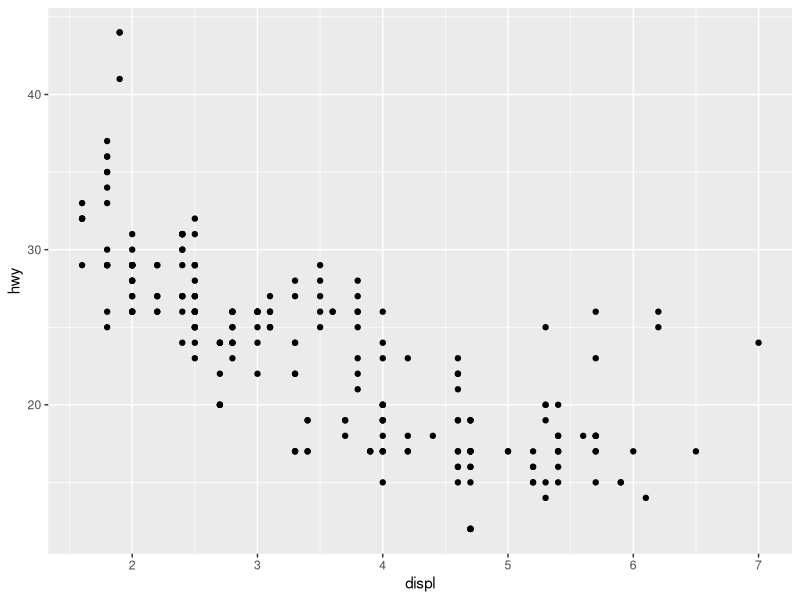
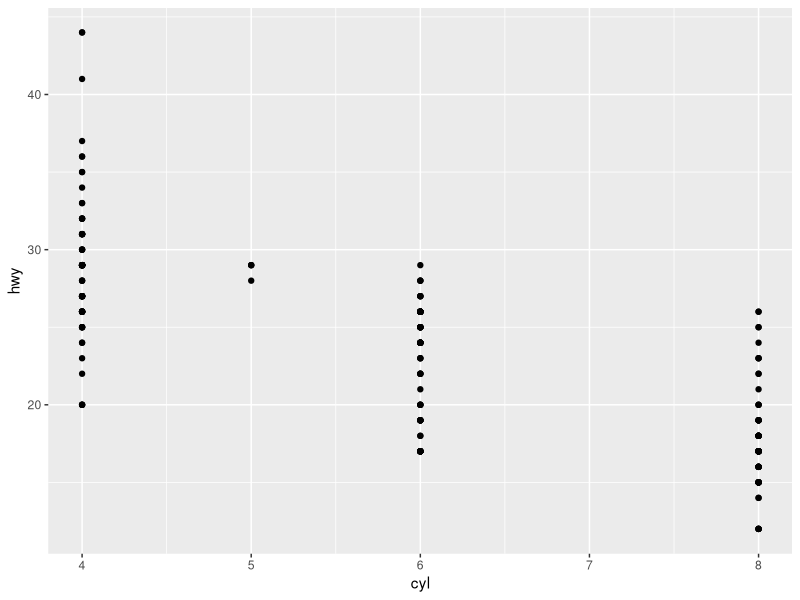
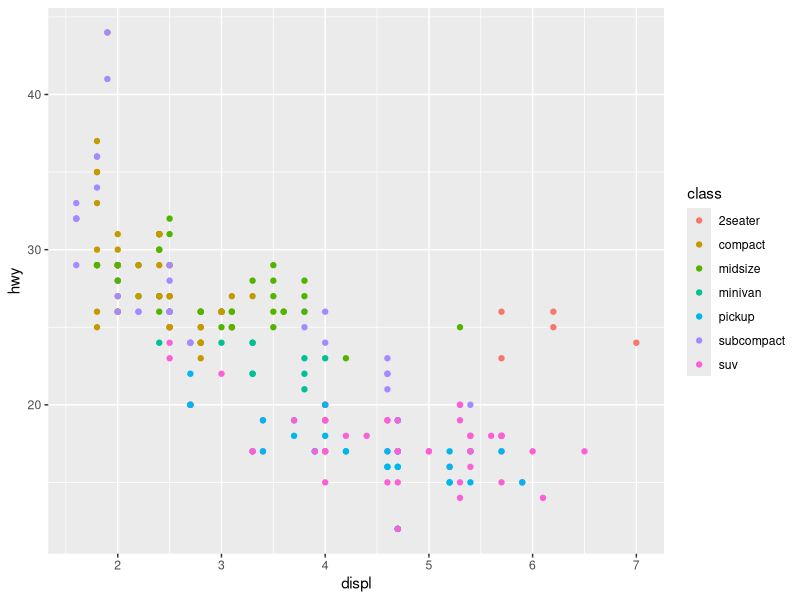
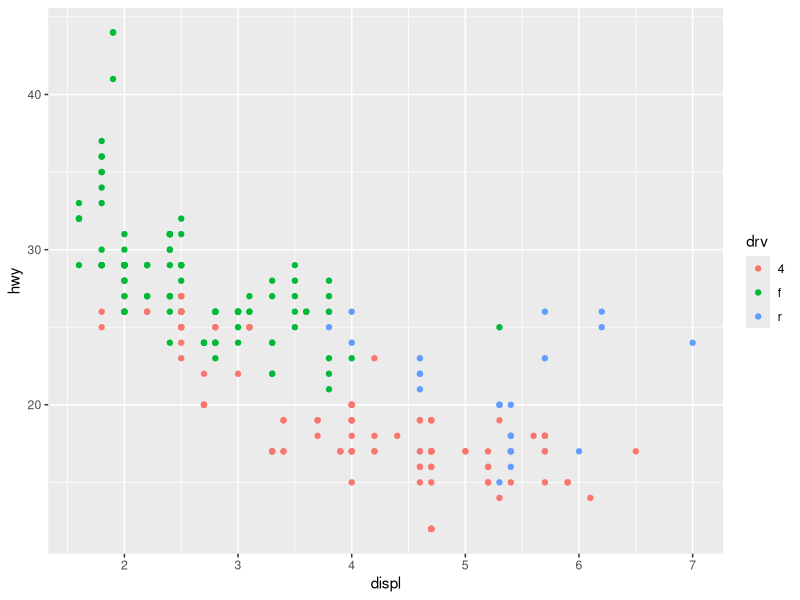
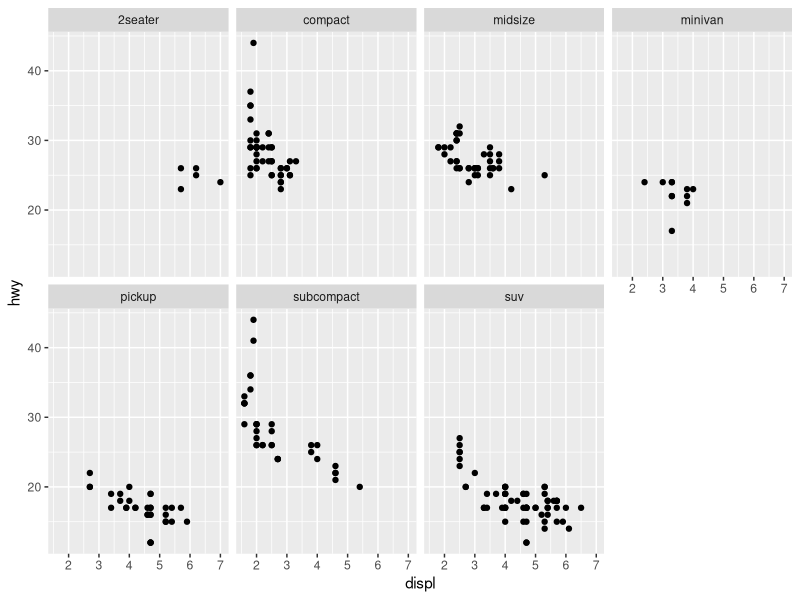
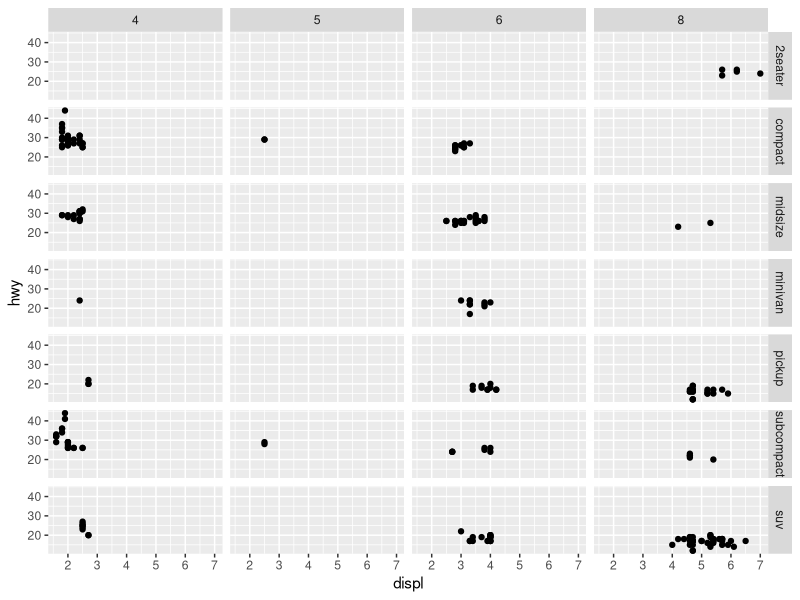
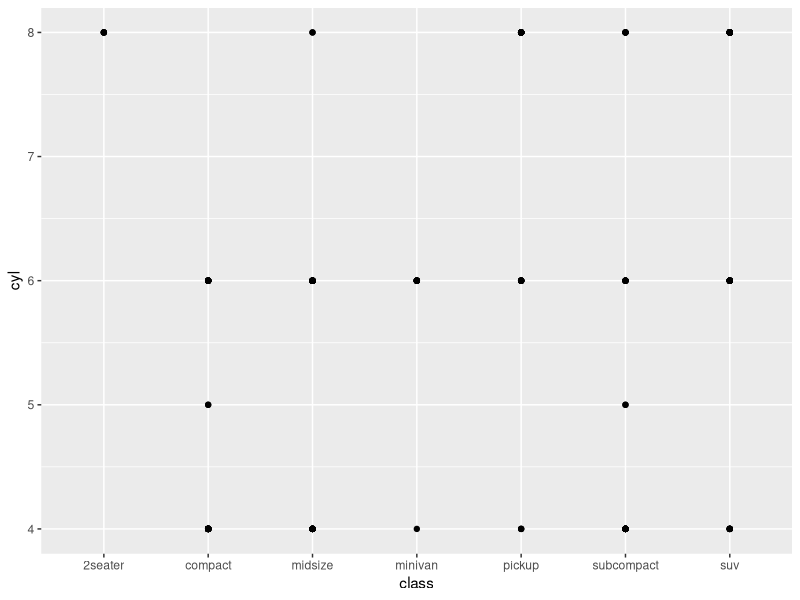
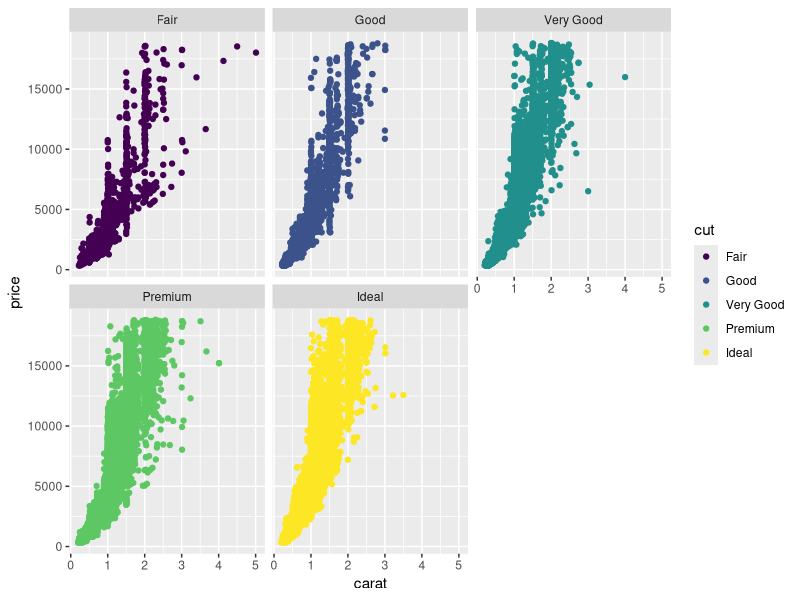

These charts were generated, in order, by the following R code:
## ---- chunk 1
knitr::opts_chunk$set(echo = TRUE, error=FALSE, message=FALSE, fig.height = 5, fig.width = 5)
## ---- chunk 2
library("ggplot2")

## ---- chunk 3
?mpg 
## ---- chunk 4
head(mpg)
## ---- chunk 5
ggplot(data = mpg) + 
  geom_point(mapping = aes(x = displ, y = hwy))
## ---- chunk 6
ggplot(data= mpg) + geom_point(mapping = aes(x=cyl, y=hwy))
## ---- chunk 7
ggplot(data = mpg) + 
  geom_point(mapping = aes(x = displ, y = hwy, color = class))
## ---- chunk 8
ggplot(data = mpg) + 
  geom_point(mapping = aes(x = displ, y = hwy, color = drv))
## ---- chunk 9
ggplot(data = mpg) + 
  geom_point(mapping = aes(x = displ, y = hwy)) + 
  facet_wrap(~ class, nrow = 2)
## ---- chunk 10
ggplot(data = mpg) + geom_point(mapping = aes(x = displ, y = hwy)) + 
  facet_grid(class ~ cyl)
## ---- chunk 11
ggplot(data = mpg) +
  geom_point(mapping = aes(x = class, y = cyl))
## ---- chunk 12
head(diamonds)
## ---- chunk 13
ggplot(data = diamonds) + 
  geom_point(mapping = aes(x = carat, y = price, color=cut)) + facet_wrap(~cut, nrow=2)
## ---- chunk 14

ggplot(data = diamonds) + 
  geom_point(mapping = aes(x = carat, y = price, color=cut)) +
  geom_smooth(mapping = aes(x = carat, y = price))

## ---- chunk 15
ggplot(data = diamonds, mapping = aes(x = carat, y = price)) + 
  geom_point(aes(color=cut)) +
  geom_smooth()

## ---- chunk 16
ggplot(data = diamonds) + 
  geom_point(mapping = aes(x = carat, y = price, color=clarity)) +
  geom_smooth(mapping = aes(x = carat, y = price))
## ---- chunk 17
ggplot(data =diamonds, mapping = aes(carat, price)) + geom_point(mapping = aes(color=clarity, alpha=1/5), position="jitter") + geom_smooth()

## ---- chunk 18
ggplot(data = diamonds) + 
  geom_bar(mapping = aes(x = cut))

## ---- chunk 19
ggplot(data = diamonds) + 
  geom_bar(mapping = aes(x = clarity))

## ---- chunk 20
ggplot(mpg, aes(displ, hwy)) +
  geom_point(aes(color = class)) +
  geom_smooth(se = FALSE) +
  labs(
    title = "Fuel efficiency generally decreases with engine size",
    subtitle = "Two seaters (sports cars) are an exception because of their light weight",
    caption = "Data from fueleconomy.gov"
  )
## ---- chunk 21
ggplot(mpg, aes(displ, hwy)) +
     geom_point(aes(color = class)) +
     geom_smooth(se = FALSE) +
     labs(
         title = "Fuel efficiency generally decreases with engine size",
         subtitle = "Two seaters (sports cars) are an exception because of their light weight",
         caption = "Data from fueleconomy.gov",
         x = "Engine displacement (L)",
         y = "Highway fuel economy (mpg)",
         colour = "Car type"
     )
